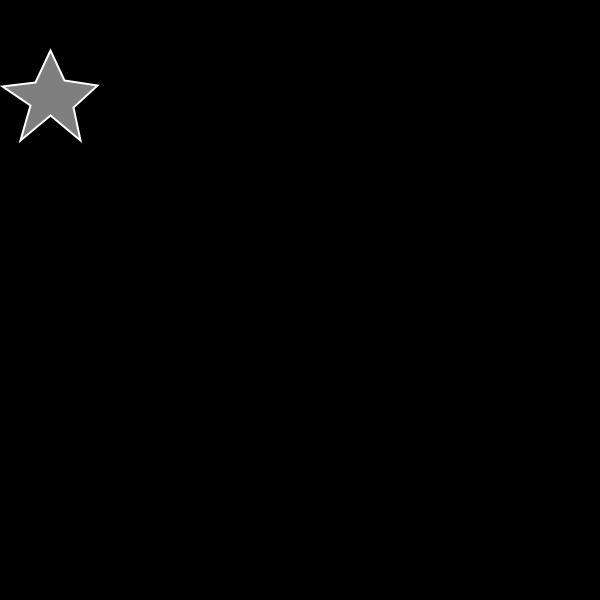
Frame 1 (no input)
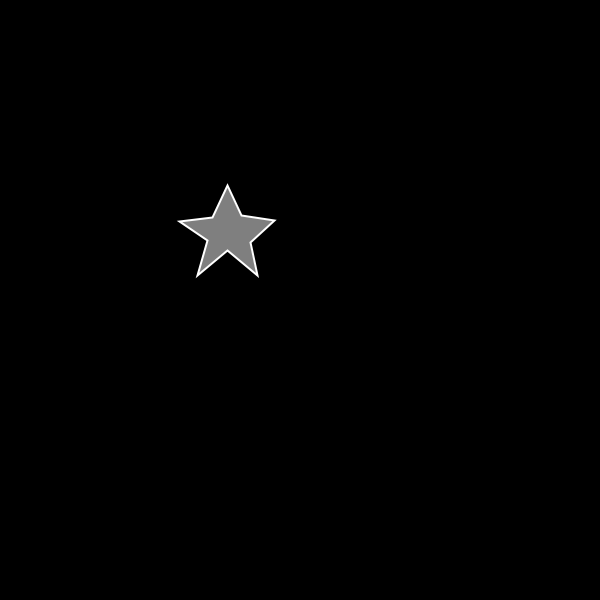
Frame 60 (the mouse pressed at the canvas centre just before this capture)
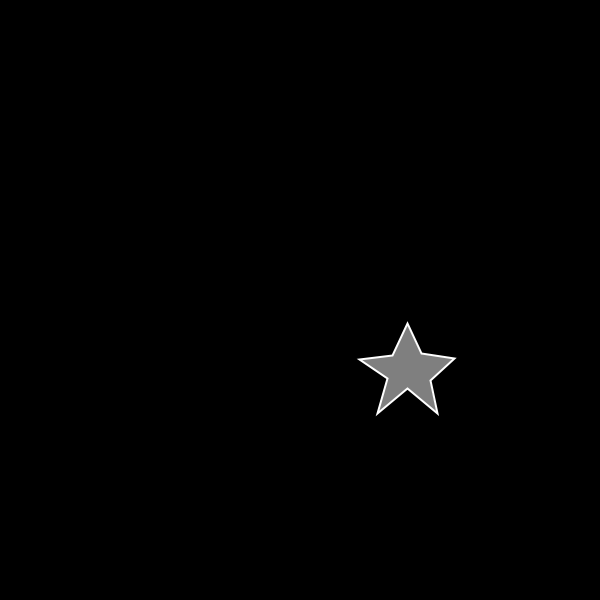
Frame 120 (the mouse held since frame 60 and released just before this capture)

The Processing sketch that drew these frames (run headless with seeded random() and noise(); from frame 60 on, the mouse is pressed at the canvas centre):

// Processing sketch: star_move
// ── star_move.pde
float x=width/2;
float y=height/2;
float xspeed=3;
float yspeed=2.3;

void setup()
{
  size(600, 600);
}

void draw()
{
  background(0);
  display();
  move();
  checkEdges();
}
void display()
{
  fill(127);
  stroke(255);
  strokeWeight(2);
  
  //here,star coding is series of vertices
  beginShape();
  vertex(0+x, 0+y);
  vertex(14+x, 30+y);
  vertex(47+x, 35+y);
  vertex(23+x, 57+y);
  vertex(30+x, 90+y);
  vertex(0+x, 65+y);
  vertex(-30+x, 90+y);
  vertex(-20+x, 55+y);
  vertex(-48+x, 36+y);
  vertex(-15+x, 32+y);
  endShape(CLOSE);
}
void move()
{
  x=x+xspeed;
  y=y+yspeed;
}
void checkEdges()
{
  if (14+x>width||14+x<0||47+x>width||47+x<0||23+x>width||23+x<0||30+x>width||30+x<0||0+x>width||0+x<0||-30+x>width||-30+x<0||-20+x>width ||-20+x<0 || -48+x > width ||-48+x<0||-15+x>width||-15+x<0||x>width||x<0)
  {
    xspeed=xspeed*-1;
  }
  if (30+y>height||30+y<0||35+y>height||35+y<0||57+y>height||57+y<0||90+y>height||90+y<0||65+y>height||65+y<0||90+y>height||90+y<0||55+y>height||55+y<0||36+y>height||36+y<0||32+y>height||32+y<0||y>height||y<0)
  {
    yspeed=yspeed*-1;
  }
}
